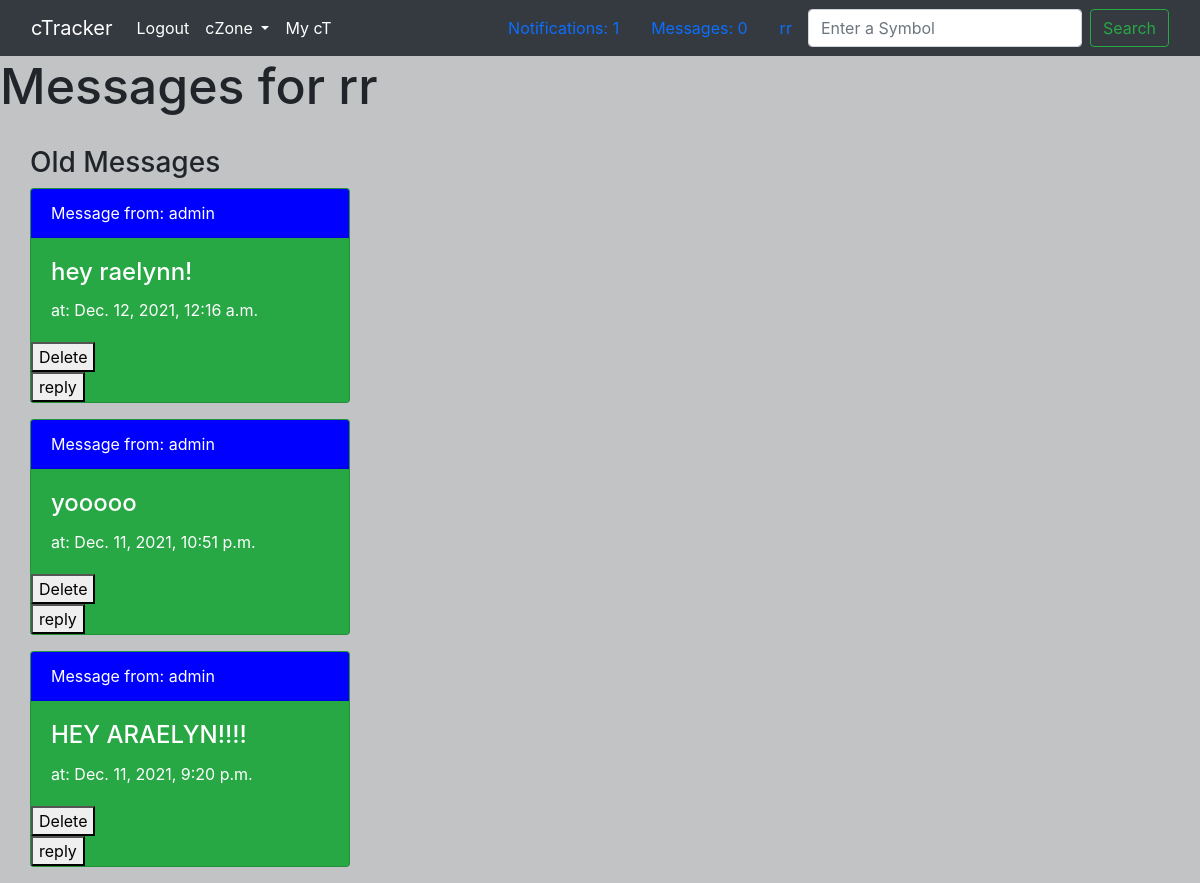
Screenshot of /my-messages/2/ (signed in) with the database file from the repository.
### member/models.py (models this page shows)
class Member(AbstractUser):
    def __str__(self):
        return self.username

### messaging/models.py (models this page shows, shortened)
class Message(models.Model):
    body = models.TextField(max_length=500)
    author = models.ForeignKey(
        Member, related_name="%(class)s_author", null=True, on_delete=models.CASCADE
    )
    recipient = models.ForeignKey(
        Member, related_name="%(class)s_recipient", null=True, on_delete=models.CASCADE
    )
    is_new = models.BooleanField(default=True)
    time_sent = models.DateTimeField(default=timezone.now)

### messaging/views.py (the view)
# urls.py: path("my-messages/<int:id>/", messaging_views.member_messages, name="my-messages"),
def member_messages(request, id):
    template = "messaging.html"
    target_member = Member.objects.get(id=request.user.id)
    signed_in_member = Member.objects.get(id=id)
    message_count = get_new_messages_count(signed_in_member)
    notification_count = get_notifications_count(signed_in_member)
    old_member_messages = Message.objects.filter(
        Q(recipient=signed_in_member) & Q(is_new=False)
    ).order_by("-time_sent")
    new_member_messages = Message.objects.filter(
        Q(recipient=signed_in_member) & Q(is_new=True)
    ).order_by("-time_sent")
    context = {
        "old_member_messages": old_member_messages,
        "new_member_messages": new_member_messages,
        "signed_in_member": signed_in_member,
        "target_member": target_member,
        "message_count": message_count,
        "notification_count": notification_count,
    }
    for message in new_member_messages:
        message_seen(message)
    return render(request, template, context)

### messaging/views.py (called while the page is built)
def get_new_messages_count(logged_in_member):
    signed_in_member = logged_in_member
    member_messages = Message.objects.filter(
        Q(recipient=signed_in_member) & Q(is_new=True)
    )
    messages_count = len(member_messages)
    return messages_count

def get_notifications_count(logged_in_member):
    signed_in_member = logged_in_member
    new_member_notifications = MessageNotification.objects.filter(
        Q(member_notified=signed_in_member) & Q(is_new=True)
    )
    return len(new_member_notifications)

### templates/messaging.html (shortened to what this page needs)
{% extends 'base.html' %} {% load static %}
      {% block content %}
      <h1>Messages for {{ target_member.username }}</h1>
    {% if target_member.username == signed_in_member.username %}
    <div class="messages-container">
      <h3>Old Messages</h3>
      {% for item in old_member_messages %}
      <div class="card text-white bg-success mb-3" style="max-width: 20rem">
        <div class="card-header" style="background: blue">
          Message from:
          <a
            href="/profile/{{item.author.id}}/"
            style="text-decoration: none; color: white"
          >
             {{ item.author }}
          </a>
        </div>
        <div class="card-body">
          <h4 class="card-title">{{ item.body }}</h4>
          <p class="card-text">at: {{ item.time_sent }}</p>
        </div>
        <a href="/delete/message/{{item.id}}">
          <button>Delete</button>
        </a>
        <a href="/send-message/{{ item.author.id }}/">
          <button>reply</button>
        </a>
      </div>
      {% endfor %}
    </div>
    {% else %}
    <div>
      <h2>You do not have access to view this users messages</h2>
    </div>
    {% endif %} {% endblock %}

### templates/base.html (shortened to what this page needs)
{% load static %}
<!DOCTYPE html>
<html lang="en">
  <head>
    <link
      href="https://cdn.jsdelivr.net/npm/bootstrap@5.1.0/dist/css/bootstrap.min.css"
      rel="stylesheet"
    />
    <link
      href="//maxcdn.bootstrapcdn.com/bootstrap/4.1.1/css/bootstrap.min.css"
      rel="stylesheet"
      id="bootstrap-css"
    />
     <link
      rel="stylesheet"
      type="text/css"
      href="{% static 'css/style.css' %}"
    />
  </head>
  <body>
    {% if signed_in_member.username %}
    <nav class="navbar navbar-expand-lg navbar-dark bg-dark">
      <div class="container-fluid">
        <a class="navbar-brand" href="/home/">cTracker</a>
        <div class="collapse navbar-collapse" id="navbarSupportedContent">
          <ul class="navbar-nav me-auto mb-2 mb-lg-0">
            <li class="nav-item">
                <a class="nav-link active" aria-current="page" href="/logout/">Logout</a>
              </li>
            <li class="nav-item dropdown">
              <a
                class="nav-link active dropdown-toggle"
                href="#"
                id="navbarDropdown"
                role="button"
                data-bs-toggle="dropdown"
                aria-expanded="false"
              >
                cZone
              </a>
            </li>
            <li class="nav-item">
                <a class="nav-link active" aria-current="page" href="/my-ct/">My cT</a>
              </li>
          </ul>
          <a class="nav-link active" aria-current="page" href="/my-notifications/{{signed_in_member.id}}/">Notifications: {{ notification_count }}</a>
          <a class="nav-link active" aria-current="page" href="/my-messages/{{signed_in_member.id}}/">Messages: {{ message_count }}</a>
          <a class="nav-link active" aria-current="page" href="/profile/{{signed_in_member.id}}/">{{signed_in_member.username}}</a>
          <form class="d-flex">
            <input
              class="form-control me-2"
              type="search"
              placeholder="Enter a Symbol"
              aria-label="Search"
            />
            <button class="btn btn-outline-success" type="submit">
              Search
            </button>
          </form>
        </div>
      </div>
    </nav>
      {% endif %}
    {% block content %} {% endblock %}
  </body>
</html>

### static/css/style.css (style rules this page uses)
html { background-color: #343a404d; height: auto; }
body { background-color: initial; height: fit-content; }
a { text-decoration: none; color: black; }
form { font-size: 30px; }
input { font-size: 30px; width: 300px; background-image: inherit; }
.messages-container { margin-left: 30px; margin-top: 30px; }
h1 { font-size: 50px; }

### rows the page displays
Member: username "rr"
Message: author "admin", body "hey raelynn!", time_sent "Dec. 12, 2021, 12:16 a.m."
Message: author "admin", body "yooooo", time_sent "Dec. 11, 2021, 10:51 p.m."
Message: author "admin", body "HEY ARAELYN!!!!", time_sent "Dec. 11, 2021, 9:20 p.m."

### other values shown
{{ notification_count }} "1"
{{ message_count }} "0"
